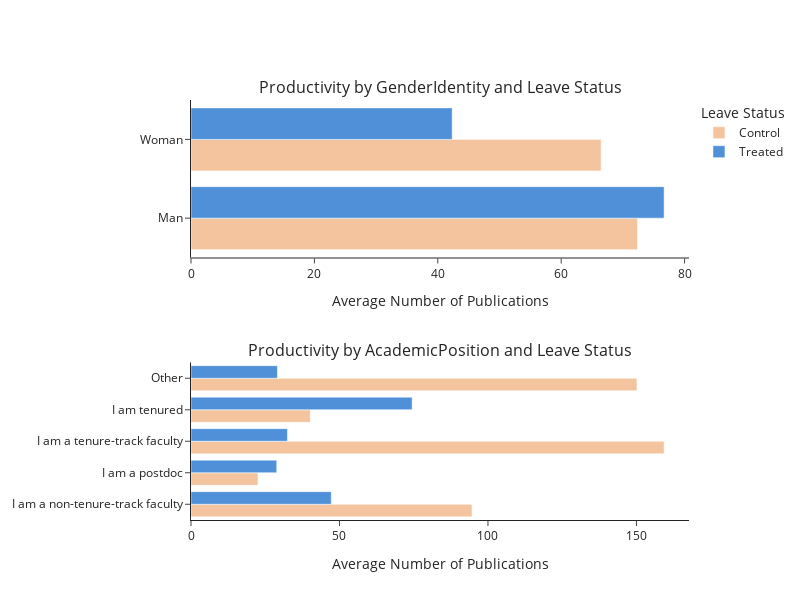

This figure's notebook cell:
### Code cell
import pandas as pd
import plotly.express as px
from plotly.subplots import make_subplots

# ------------------------------------------------------------------
# 0.  Colour palette: orange = Control, blue = Treated
# ------------------------------------------------------------------
custom_palette = {
    'Control': '#F4C49F',   # soft orange
    'Treated': '#4F90D9',   # mid‑blue
}

# ------------------------------------------------------------------
# 1.  Helper to aggregate means
# ------------------------------------------------------------------
def agg_mean(df, group_col):
    out = (
        df.groupby([group_col, 'TookLeave'])['NumPublications']
          .mean()
          .reset_index()
          .rename(columns={group_col: 'Group', 'NumPublications': 'AvgPubs'})
    )
    out['LeaveStatus'] = out['TookLeave'].map({0: 'Control', 1: 'Treated'})
    return out

# ------------------------------------------------------------------
# 2.  Prepare data
# ------------------------------------------------------------------
gender_df = agg_mean(matched_df, 'GenderIdentity')

acad_df   = agg_mean(matched_df, 'AcademicPosition')
# *** strip anything in parentheses from the y‑axis labels ***
acad_df['Group'] = acad_df['Group'].str.replace(r'\s*\(.*?\)', '', regex=True).str.strip()

# ------------------------------------------------------------------
# 3.  Build the two‑panel interactive bar chart
# ------------------------------------------------------------------
fig = make_subplots(
    rows=2, cols=1, shared_xaxes=False,
    subplot_titles=(
        "Productivity by GenderIdentity and Leave Status",
        "Productivity by AcademicPosition and Leave Status"
    )
)

# panel 1 – legend entries live here
for status in ['Control', 'Treated']:
    sub = gender_df[gender_df['LeaveStatus'] == status]
    fig.add_bar(
        x=sub['AvgPubs'], y=sub['Group'],
        name=status,
        marker_color=custom_palette[status],
        orientation='h',
        row=1, col=1
    )

# panel 2 – suppress duplicate legend entries
for status in ['Control', 'Treated']:
    sub = acad_df[acad_df['LeaveStatus'] == status]
    fig.add_bar(
        x=sub['AvgPubs'], y=sub['Group'],
        showlegend=False,
        marker_color=custom_palette[status],
        orientation='h',
        row=2, col=1
    )

fig.update_layout(
    barmode='group',
    width = 800,        
    height = 600,       
    legend_title_text="Leave Status",
    template='simple_white',
    xaxis_title="Average Number of Publications",
    xaxis2_title="Average Number of Publications",
    margin=dict(l=160)
)
fig.update_yaxes(automargin=True)

fig.show()

# ------------------------------------------------------------------
# 4.  (Optional) save for reveal.js slide
# ------------------------------------------------------------------
#fig.write_html("productivity_by_group.html", include_plotlyjs="cdn", full_html=False)

### Figure 1 — Plotly figure (JSON) as saved in the notebook; plotly's stock layout.template omitted (floating-point values rounded to 4 significant figures)
{"data": [{"marker": {"color": "#F4C49F"}, "name": "Control", "orientation": "h", "type": "bar", "x": [72.36, 66.47], "xaxis": "x", "y": ["Man", "Woman"], "yaxis": "y"}, {"marker": {"color": "#4F90D9"}, "name": "Treated", "orientation": "h", "type": "bar", "x": [76.68, 42.33], "xaxis": "x", "y": ["Man", "Woman"], "yaxis": "y"}, {"marker": {"color": "#F4C49F"}, "orientation": "h", "showlegend": false, "type": "bar", "x": [94.62, 22.55, 159.3, 40.16, 150.2], "xaxis": "x2", "y": ["I am a non-tenure-track faculty", "I am a postdoc", "I am a tenure-track faculty", "I am tenured", "Other"], "yaxis": "y2"}, {"marker": {"color": "#4F90D9"}, "orientation": "h", "showlegend": false, "type": "bar", "x": [47.22, 28.87, 32.46, 74.46, 29.1], "xaxis": "x2", "y": ["I am a non-tenure-track faculty", "I am a postdoc", "I am a tenure-track faculty", "I am tenured", "Other"], "yaxis": "y2"}], "layout": {"annotations": [{"font": {"size": 16}, "showarrow": false, "text": "Productivity by GenderIdentity and Leave Status", "x": 0.5, "xanchor": "center", "xref": "paper", "y": 1, "yanchor": "bottom", "yref": "paper"}, {"font": {"size": 16}, "showarrow": false, "text": "Productivity by AcademicPosition and Leave Status", "x": 0.5, "xanchor": "center", "xref": "paper", "y": 0.375, "yanchor": "bottom", "yref": "paper"}], "barmode": "group", "height": 600, "legend": {"title": {"text": "Leave Status"}}, "margin": {"l": 160}, "width": 800, "xaxis": {"anchor": "y", "domain": [0, 1], "title": {"text": "Average Number of Publications"}}, "xaxis2": {"anchor": "y2", "domain": [0, 1], "title": {"text": "Average Number of Publications"}}, "yaxis": {"anchor": "x", "automargin": true, "domain": [0.625, 1]}, "yaxis2": {"anchor": "x2", "automargin": true, "domain": [0, 0.375]}}}
